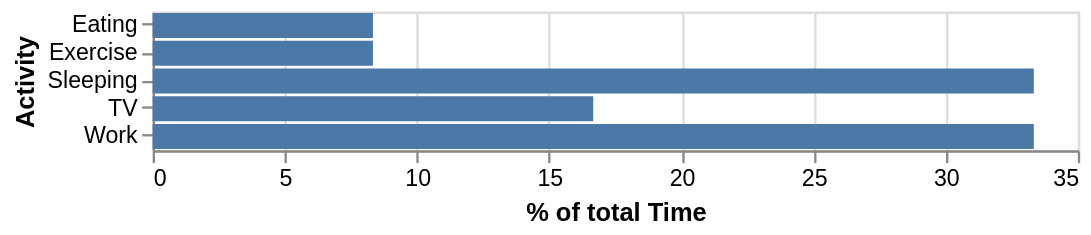

This figure's Vega-Lite source:
### Vega-Lite specification from a JSON file in a GitHub repository (floating-point values rounded to 4 significant figures)
{"$schema": "https://vega.github.io/schema/vega-lite/v5.json", "description": "A bar graph showing what activites consume what percentage of the day.", "data": {"values": [{"Activity": "Sleeping", "Time": 8}, {"Activity": "Eating", "Time": 2}, {"Activity": "TV", "Time": 4}, {"Activity": "Work", "Time": 8}, {"Activity": "Exercise", "Time": 2}]}, "transform": [{"window": [{"op": "sum", "field": "Time", "as": "TotalTime"}], "frame": [null, null]}, {"calculate": "datum.Time/datum.TotalTime * 100", "as": "PercentOfTotal"}], "width": 400, "height": {"step": 12}, "mark": "bar", "encoding": {"x": {"field": "PercentOfTotal", "type": "quantitative", "title": "% of total Time"}, "y": {"field": "Activity", "type": "nominal"}}}
